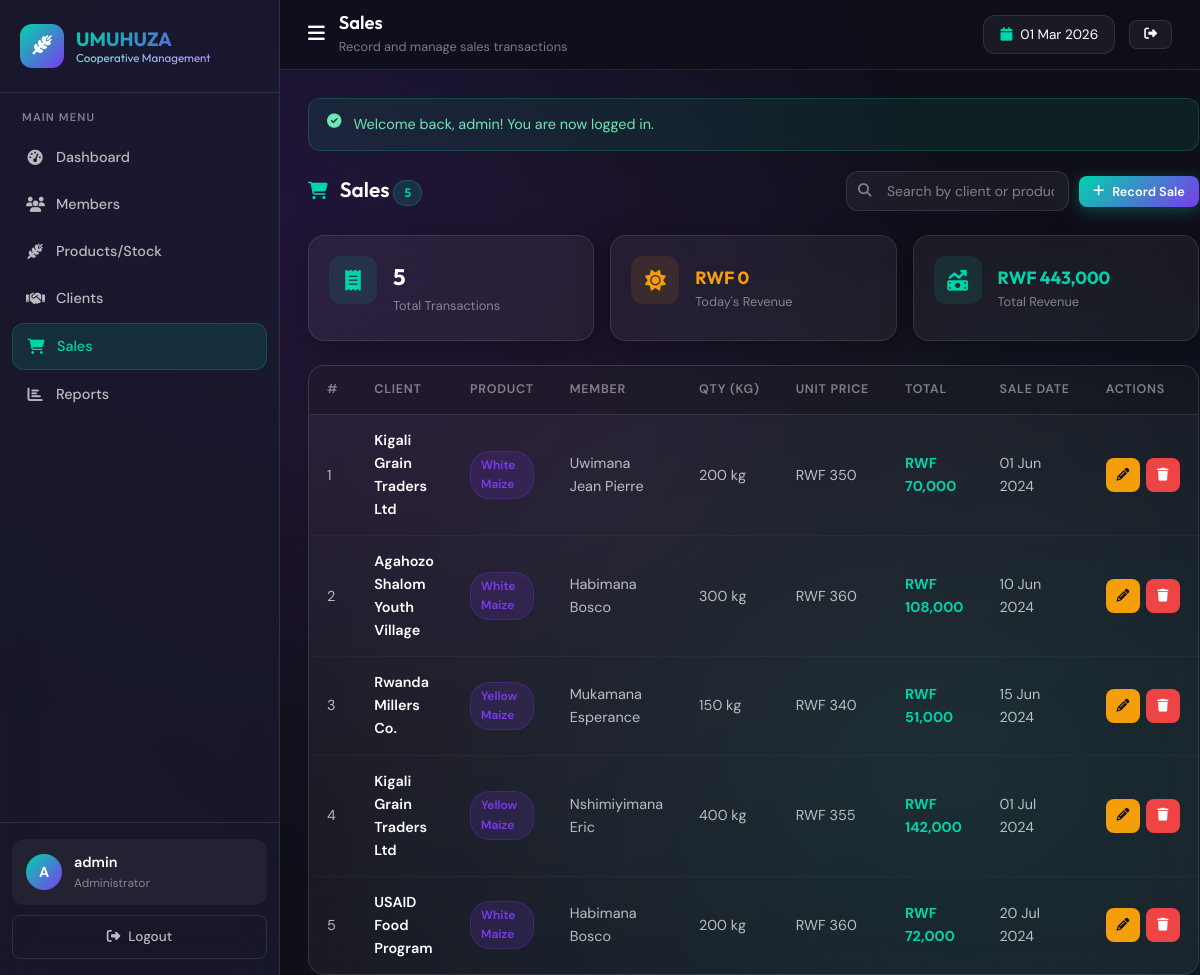
/sales.php (signed in), run on the app's committed database.
### tables this page shows
CREATE TABLE IF NOT EXISTS sales (
    id         INT PRIMARY KEY AUTO_INCREMENT,
    client_id  INT NOT NULL,
    product_id INT NOT NULL,
    quantity   DECIMAL(10,2) NOT NULL,              
    total      DECIMAL(12,2) NOT NULL,              
    sale_date  DATE NOT NULL,
    created_at TIMESTAMP DEFAULT CURRENT_TIMESTAMP,
    FOREIGN KEY (client_id)  REFERENCES clients(id)  ON DELETE CASCADE,
    FOREIGN KEY (product_id) REFERENCES products(id) ON DELETE CASCADE
);

CREATE TABLE IF NOT EXISTS clients (
    id         INT PRIMARY KEY AUTO_INCREMENT,
    name       VARCHAR(100) NOT NULL,
    phone      VARCHAR(20) NOT NULL,
    location   VARCHAR(100) NOT NULL,
    created_at TIMESTAMP DEFAULT CURRENT_TIMESTAMP
);

CREATE TABLE IF NOT EXISTS products (
    id         INT PRIMARY KEY AUTO_INCREMENT,
    member_id  INT NOT NULL,
    quantity   DECIMAL(10,2) NOT NULL DEFAULT 0,    
    price      DECIMAL(10,2) NOT NULL,               
    type       VARCHAR(50) NOT NULL,                 
    created_at TIMESTAMP DEFAULT CURRENT_TIMESTAMP,
    FOREIGN KEY (member_id) REFERENCES members(id) ON DELETE CASCADE
);

CREATE TABLE IF NOT EXISTS members (
    id         INT PRIMARY KEY AUTO_INCREMENT,
    name       VARCHAR(100) NOT NULL,
    phone      VARCHAR(20) NOT NULL,
    village    VARCHAR(100) NOT NULL,
    join_date  DATE NOT NULL,
    created_at TIMESTAMP DEFAULT CURRENT_TIMESTAMP
);

### config.php (called while the page is built, shortened)
<?php
function clean($str) {
    return htmlspecialchars(trim($str), ENT_QUOTES, 'UTF-8');
}
function formatCurrency($amount) {
    return 'RWF ' . number_format($amount, 0, '.', ',');
}
function formatDate($date) {
    return date('d M Y', strtotime($date));
}

### sales.php (the view, shortened to what this page needs)
<?php
require_once 'config.php';
$db = getDB();
$search   = trim($_GET['search'] ?? '');
$page_num = max(1, (int)($_GET['page'] ?? 1));
$per_page = 12;
$offset   = ($page_num - 1) * $per_page;
$where  = "WHERE 1=1";
$params = [];
$total = $db->prepare("SELECT COUNT(*) FROM sales s JOIN clients c ON s.client_id=c.id JOIN products p ON s.product_id=p.id $where");
$total->execute($params);
$total = $total->fetchColumn();
$stmt = $db->prepare("
    SELECT s.*, c.name as client_name, p.type as product_type, p.price as unit_price, m.name as member_name
    FROM sales s
    JOIN clients c ON s.client_id = c.id
    JOIN products p ON s.product_id = p.id
    JOIN members m ON p.member_id = m.id
    $where
    ORDER BY s.created_at DESC
    LIMIT $per_page OFFSET $offset
");
$stmt->execute($params);
$sales = $stmt->fetchAll();
$total_revenue = $db->query("SELECT COALESCE(SUM(total),0) FROM sales")->fetchColumn();
$today_rev     = $db->query("SELECT COALESCE(SUM(total),0) FROM sales WHERE DATE(sale_date)=CURDATE()")->fetchColumn();
include 'includes/header.php';
?>
<div class="section-header">
    <div class="section-title">
        <i class="fas fa-cart-shopping"></i>
        <h2>Sales <span class="badge badge-primary"><?= $total ?></span></h2>
    </div>
    <div class="section-actions">
        <form method="GET" class="search-bar">
            <i class="fas fa-search"></i>
            <input type="text" name="search" placeholder="Search by client or product..." value="<?= clean($search) ?>">
        </form>
        <button class="btn btn-primary btn-sm" onclick="resetSaleForm();openModal('sale-modal')">
            <i class="fas fa-plus"></i> Record Sale
        </button>
    </div>
</div>
<div style="display:grid;grid-template-columns:repeat(3,1fr);gap:16px;margin-bottom:24px;">
    <div class="glass-card" style="padding:20px;display:flex;align-items:center;gap:16px;">
        <div class="stat-icon"><i class="fas fa-receipt"></i></div>
        <div>
            <div style="font-size:1.4rem;font-weight:700;font-family:var(--font-heading);"><?= number_format($total) ?></div>
            <div style="font-size:0.8rem;color:var(--text-muted);">Total Transactions</div>
        </div>
    </div>
    <div class="glass-card" style="padding:20px;display:flex;align-items:center;gap:16px;">
        <div class="stat-icon orange"><i class="fas fa-sun"></i></div>
        <div>
            <div style="font-size:1.1rem;font-weight:700;font-family:var(--font-heading);color:var(--warning);"><?= formatCurrency($today_rev) ?></div>
            <div style="font-size:0.8rem;color:var(--text-muted);">Today's Revenue</div>
        </div>
    </div>
    <div class="glass-card" style="padding:20px;display:flex;align-items:center;gap:16px;">
        <div class="stat-icon"><i class="fas fa-money-bill-trend-up"></i></div>
        <div>
            <div style="font-size:1.1rem;font-weight:700;font-family:var(--font-heading);color:var(--primary-accent);"><?= formatCurrency($total_revenue) ?></div>
            <div style="font-size:0.8rem;color:var(--text-muted);">Total Revenue</div>
        </div>
    </div>
</div>
<div class="table-container">
    <table class="data-table">
        <thead>
            <tr>
                <th>#</th>
                <th>Client</th>
                <th>Product</th>
                <th>Member</th>
                <th>Qty (kg)</th>
                <th>Unit Price</th>
                <th>Total</th>
                <th>Sale Date</th>
                <th>Actions</th>
            </tr>
        </thead>
        <tbody>
            <?php if (!empty($sales)): ?>
            <?php foreach ($sales as $i => $s): ?>
            <tr>
                <td><?= $offset + $i + 1 ?></td>
                <td><strong><?= clean($s['client_name']) ?></strong></td>
                <td><span class="badge badge-info"><?= clean($s['product_type']) ?></span></td>
                <td><?= clean($s['member_name']) ?></td>
                <td><?= number_format($s['quantity'], 0) ?> kg</td>
                <td><?= formatCurrency($s['unit_price']) ?></td>
                <td style="color:var(--primary-accent);font-weight:700;"><?= formatCurrency($s['total']) ?></td>
                <td><?= formatDate($s['sale_date']) ?></td>
                <td>
                    <div class="table-actions">
                        <button class="btn btn-warning btn-sm btn-icon"
                            onclick="editSale(<?= htmlspecialchars(json_encode($s), ENT_QUOTES) ?>)"
                            title="Edit"><i class="fas fa-pencil"></i></button>
                        <a href="sales.php?action=delete&id=<?= $s['id'] ?>"
                           class="btn btn-danger btn-sm btn-icon"
                           onclick="return confirm('Delete this sale? Stock will be restored.')"
                           title="Delete"><i class="fas fa-trash"></i></a>
                    </div>
                </td>
            </tr>
            <?php endforeach; ?>
            <?php endif; ?>
        </tbody>
    </table>
</div>
<?php include 'includes/footer.php'; ?>

### data on the page
sales: i "1", client.name "Kigali Grain Traders Ltd", product.type "White Maize", members.name "Uwimana Jean Pierre", quantity "200", product.price "RWF 350", total "RWF 70,000", sale_date "01 Jun 2024"
sales: i "2", client.name "Agahozo Shalom Youth Village", product.type "White Maize", members.name "Habimana Bosco", quantity "300", product.price "RWF 360", total "RWF 108,000", sale_date "10 Jun 2024"
sales: i "3", client.name "Rwanda Millers Co.", product.type "Yellow Maize", members.name "Mukamana Esperance", quantity "150", product.price "RWF 340", total "RWF 51,000", sale_date "15 Jun 2024"
sales: i "4", client.name "Kigali Grain Traders Ltd", product.type "Yellow Maize", members.name "Nshimiyimana Eric", quantity "400", product.price "RWF 355", total "RWF 142,000", sale_date "01 Jul 2024"
sales: i "5", client.name "USAID Food Program", product.type "White Maize", members.name "Habimana Bosco", quantity "200", product.price "RWF 360", total "RWF 72,000", sale_date "20 Jul 2024"

### other printed values
$item['label'] "Dashboard"
$item['label'] "Members"
$item['label'] "Products/Stock"
$item['label'] "Clients"
$item['label'] "Sales"
$item['label'] "Reports"
$initials "A"
$username "admin"
$pt['title'] "Sales"
$pt['subtitle'] "Record and manage sales transactions"
$flash['message'] "Welcome back, admin! You are now logged in."
$total "5"
formatCurrency($today_rev) "RWF 0"
formatCurrency($total_revenue) "RWF 443,000"
